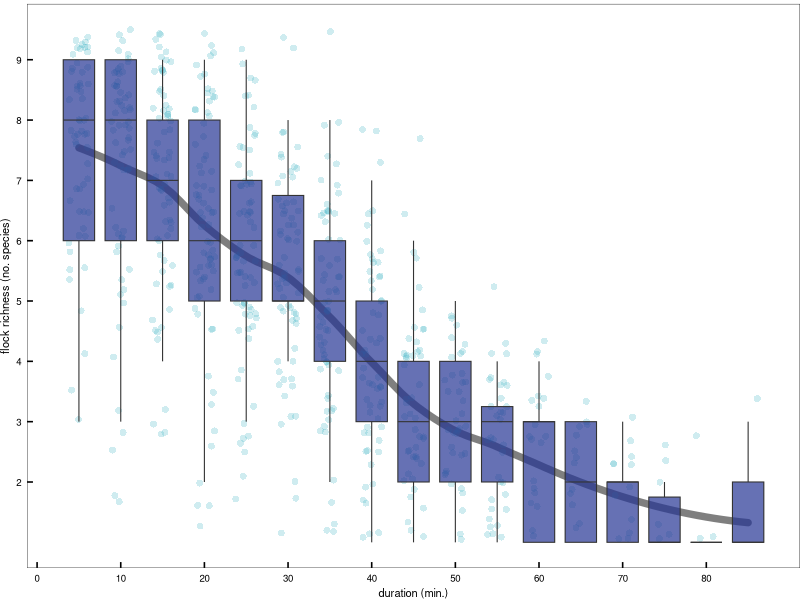
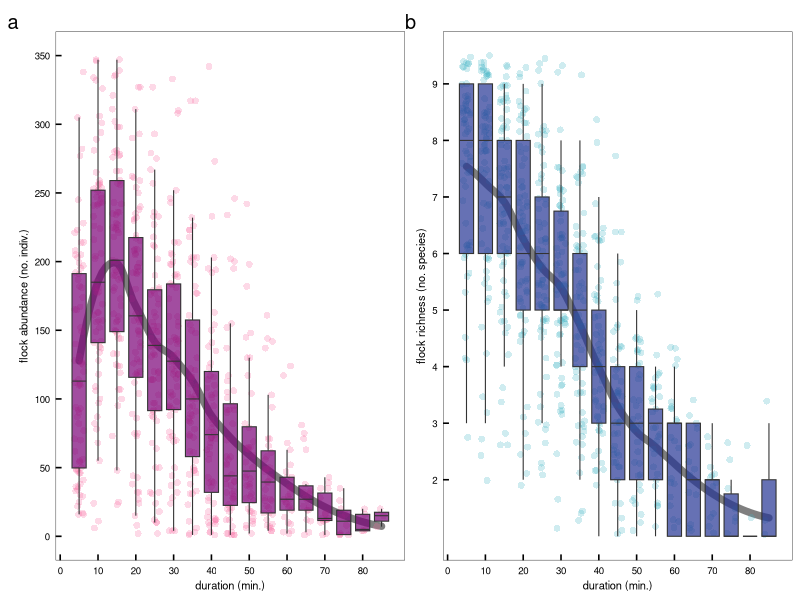

These figures' R source, in order:
#### this script is basic reporting on collpa morning flock size and spp richness
#### should be figure #0 in the manuscript
#### will have photos composited with figures 


library(ggplot2)      # plotting and viz
library(plyr)         # legacy df manipulation
library(dplyr)        # variable grouping and manipulation
library(reshape)      # legacy df manipulation
library(data.table)   # legacy functions on df 
library(tidyr)        # gathering and spreading
library(zoo)          # roll mean
library(ggthemes)     # helpful ggplot themes
library(forcats)
library(scales)
library(RColorBrewer) # pretty colors
library(ggridges)
library(colorspace)
library(patchwork)
library(lubridate)    # formatting times dates


# custom ggplot theme
themeKV <- theme_few()+
  theme(plot.margin = unit(c(0.1,0,0,0), "cm"),
        strip.background = element_blank(),
        axis.line = element_blank(),
        axis.text.x = element_text(size = 7, colour = "black", margin = unit(c(0.15,0,0,0), "cm")),
        axis.text.y = element_text(size = 7, colour = "black", margin = unit(c(0,0.15,0,0), "cm")),
        axis.title.x = element_text(size = 8),
        axis.title.y = element_text(size = 8),
        axis.ticks.x = element_line(colour = "black"), axis.ticks.y = element_line(colour = "black"),
        axis.ticks.length=unit(-0.15, "cm"),element_line(colour = "black", linewidth=.25),
        panel.border = element_rect(colour = "black", fill=NA, linewidth=.25),
        legend.title=element_blank(),
        strip.text=element_text(hjust=0))

#### read in raw survey data
# setwd("/Users/kylevanhoutan/colpa_flock/")
DF <- read.csv('data/survey_talldb.csv')

#### subset full data set for just time/hour occurrence observation data 
# first remove unnecessary columns 
survey <- subset(DF, select = c(DATE, DAY, MIN_morn, SPECIES, COUNT)) # subset full dataset for only columns of interest
head(survey)

survey1 <- survey %>% 
  filter(!(MIN_morn == 'NA')) %>%  # remove rows with NA values, after the morning flock
  filter(!(COUNT == 0)) %>% # remove rows with 0 birds counted
  filter(!(MIN_morn > 86)) # remove rows >90min, as n=1 birds from 90-130min

# count the no. birds on collpa on each day, at each 5min interval
flock_birds <- survey1 %>% # new DF with only 3 cols: DAY, MIN_morn, and new summation
  group_by(DAY, MIN_morn) %>% 
  summarise(total_birds=sum(COUNT)) %>% # total_birds is the new sum/operator col
  ungroup()

  
# count the species richness on collpa on each day, at each 5min interval
flock_spp <- survey1 %>% # repeating form immediately above
  group_by(DAY, MIN_morn) %>% 
  summarise(spp_rich=n_distinct(SPECIES)) %>% # 'n_distinct' sums unique category/character entries in group
  ungroup()
  
#now make plots with new DFs
# make box plot of birds by monitoring interval
p1 <- ggplot(flock_birds, aes(x=MIN_morn, y=total_birds)) +
  themeKV + theme(axis.text.y = element_text(size = 7), axis.text.x = element_text(size = 7),
                  axis.title.x = element_text(size = 8),axis.title.y = element_text(size = 8),
                  legend.position = "none") + 
  geom_line(stat="smooth", method = "loess", formula = y ~ x, 
            span = 0.5, se = FALSE,  alpha = 0.5,
            linewidth = 2.5, lineend = "round") +
  geom_jitter(alpha=0.25, color="#f768a1", shape=16, size=2, width=1.25, height=0) +  
  geom_boxplot(aes(group = MIN_morn),
               outlier.shape = NA, # remove outliers, WE HAVE JITTER
               fatten=1, # NULL = remove median line
               fill = "#7a0177", coef = 1, # whiskers sd =1 
               lwd=0.375, alpha = 0.7) +
    xlab("duration (min.)") +
  ylab("flock abundance (no. indiv.)") +
  scale_x_continuous(breaks = seq(0, 85, by = 10), limits = c(3,87)) +
  scale_y_continuous(breaks = seq(0, 400, by = 50), limits = c(0,350))

  
# make box plot of spp richness by monitoring interval
p2 <- ggplot(flock_spp, aes(x=MIN_morn, y=spp_rich)) +
  themeKV + theme(axis.text.y = element_text(size = 7), axis.text.x = element_text(size = 7),
                  axis.title.x = element_text(size = 8),axis.title.y = element_text(size = 8),
                  legend.position = "none") + 
  geom_line(stat="smooth", method = "loess", formula = y ~ x, 
            span = 0.4, se = FALSE,  alpha = 0.5,
            linewidth = 2.5, lineend = "round") +
  geom_jitter(alpha=0.25, color="#41b6c4", shape=16, size=2, width=1.25, height=0.5) +  
  geom_boxplot(aes(group = MIN_morn),
               outlier.shape = NA, # remove outliers, WE HAVE JITTER
               fatten=1, # NULL = remove median line, we're doing LOESS
               fill = "#253494", coef = 1, # whiskers sd =1 
               lwd=0.375, alpha = 0.7) +
  xlab("duration (min.)") +
  ylab("flock richness (no. species)") +
  scale_x_continuous(breaks = seq(0, 85, by = 10), limits = c(3,87)) +
  scale_y_continuous(breaks = seq(2, 10, by = 1), limits = c(1,9.5))
p2

# patch them together
layout <- "
AB"
p1 + p2 + 
  plot_layout(design = layout) +
  plot_annotation(tag_levels = 'a') # add panel labels a, b, c... etc


# END  
